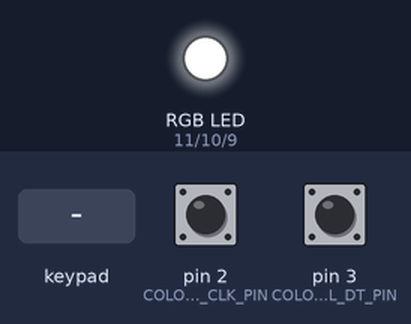
Recording of a sketch running on a simulated Arduino Uno, built with avr-gcc and run on an emulated ATmega328P. On the bench: an RGB LED mixed from three pins (HIGH = lit). Inputs (shaded band) come from the test bench; at power-on: pin 2 (COLOR_CTRL_CLK_PIN) HIGH, pin 3 (COLOR_CTRL_DT_PIN) HIGH.

Above: at 1.2 s.
1.3 s: key 'O' pressed
At 2.6 s:
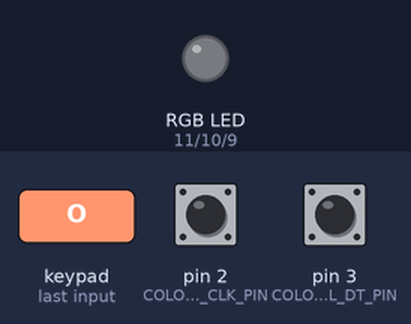
Timing chart, 0 to 4.3 s (numbered marks = the images above; inputs shaded):
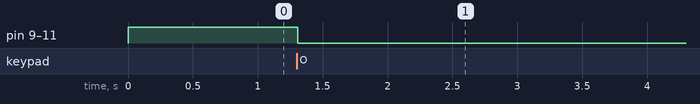

Measured:
- after the input at 1.3 s, pin 9 (BLUE_PIN), pin 10 (GREEN_PIN), pin 11 (RED_PIN): HIGH → LOW at once

The sketch:

30_days_lost_in_space_day_20_A.ino
```cpp
//RGB color selector with Rotery Encoder, key pad and RGB LED
#include "Arduino.h"
#include <Keypad.h>
#include <BasicEncoder.h>

const byte ROW_PIN = 4;

const byte COL_PINS[4] = {5, 6, 7, 8};

const char BUTTON_MAP[4] = {'R', 'G', 'B', 'O'};

Keypad rgb_keypad = Keypad(makeKeymap(BUTTON_MAP),ROW_PIN,COL_PINS, 1, 4);

const byte RED_PIN = 11;
const byte GREEN_PIN = 10;
const byte BLUE_PIN = 9;

const byte COLOR_CTRL_CLK_PIN = 2;
const byte COLOR_CTRL_DT_PIN = 3;

BasicEncoder color_dial(COLOR_CTRL_CLK_PIN, COLOR_CTRL_DT_PIN);

//const int STARTING_COLOR = 0;

void setup(){
    pinMode(RED_PIN, OUTPUT);
    pinMode(BLUE_PIN, OUTPUT);
    pinMode(GREEN_PIN, OUTPUT);

    displayColor(255,255,255); //Start with bright white to know everything is working

    attachInterrupt(digitalPinToInterrupt(COLOR_CTRL_CLK_PIN), updateEncoder, CHANGE);
    attachInterrupt(digitalPinToInterrupt(COLOR_CTRL_DT_PIN), updateEncoder,CHANGE);
}

void loop(){
    char current_button = rgb_keypad.getKey();
    if (current_button == 'R'){
        button_press(RED_PIN);
    }
    else if (current_button == 'G'){
        button_press(GREEN_PIN);
    }
    else if (current_button == 'B'){
        button_press(BLUE_PIN);
    }
    else if (current_button == 'O'){
        displayColor(0, 0, 0);
    }


}

void displayColor(byte red_intensity, byte green_intensity, byte blue_intensity){
  analogWrite(RED_PIN, red_intensity);
  analogWrite(GREEN_PIN, green_intensity);
  analogWrite(BLUE_PIN, blue_intensity);
}

void button_press(byte color_pin){
    int color_level = 0;

    if (color_dial.get_change()){
        color_level += color_dial.get_count();
        if (color_level < 0){
            color_level = 0;
            color_dial.reset();
        }
        analogWrite(color_pin, color_level);
    }
}

void updateEncoder(){
    color_dial.service();
}
```
